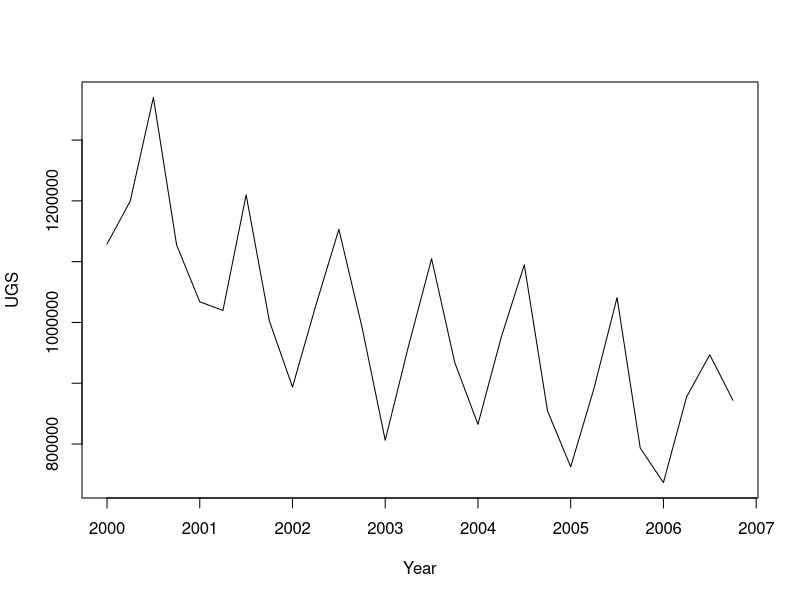
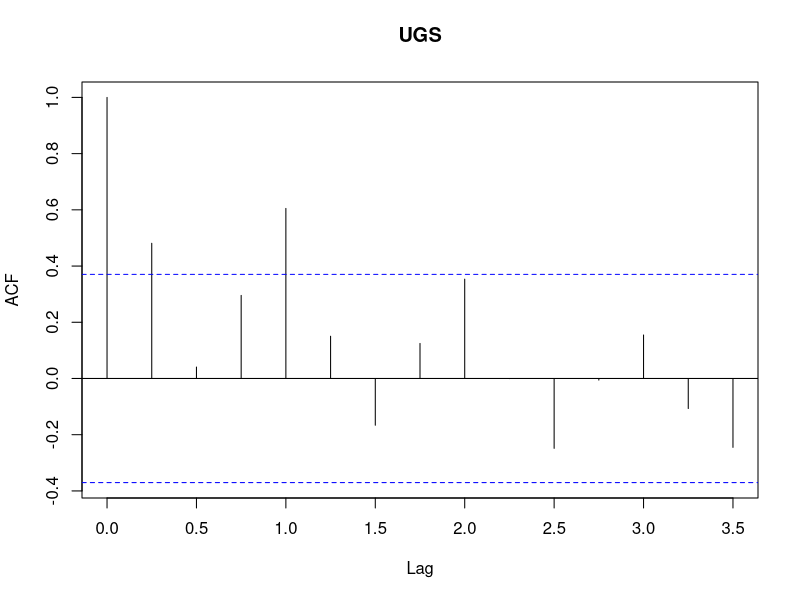
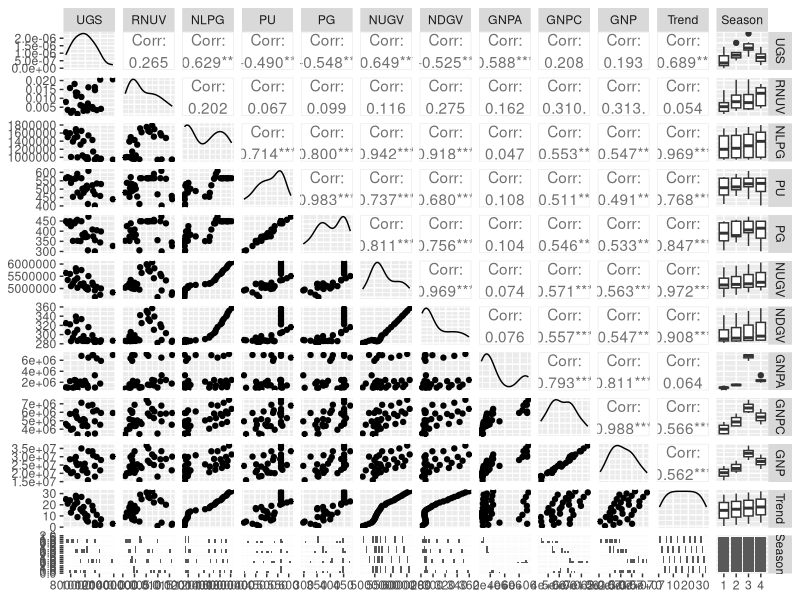
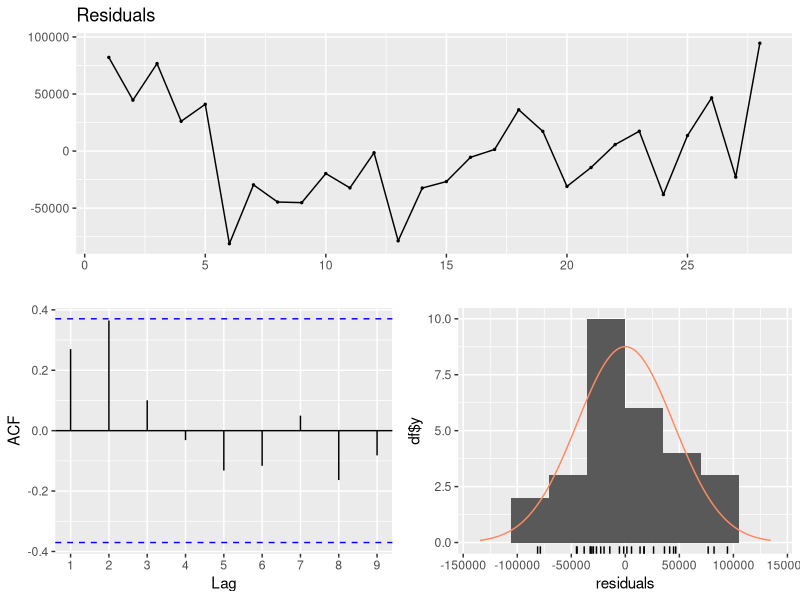
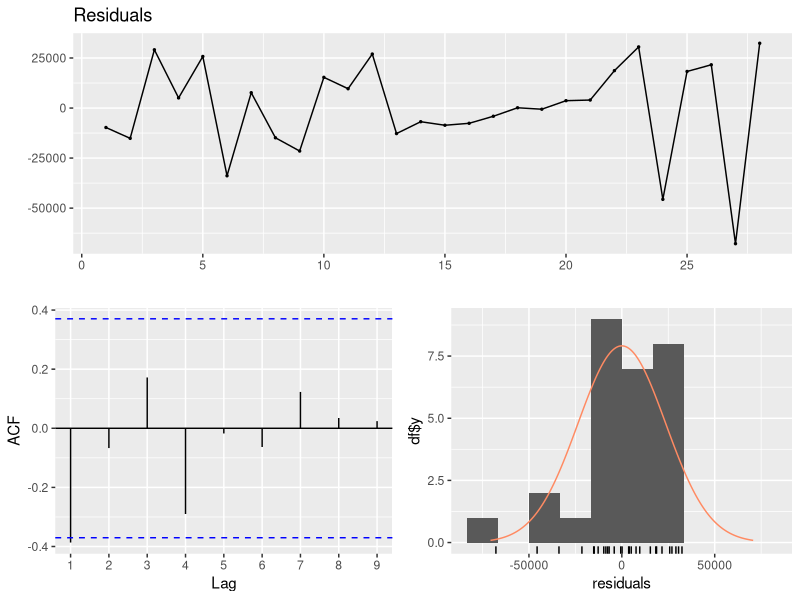
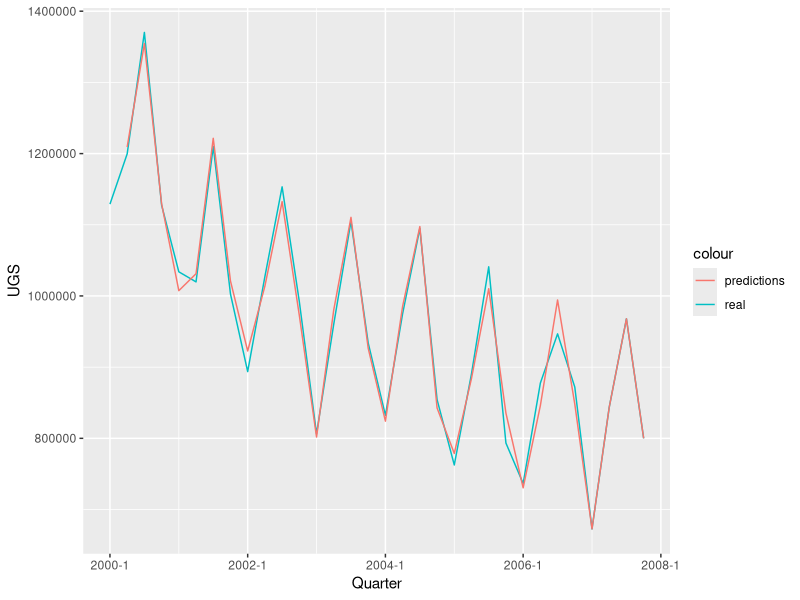
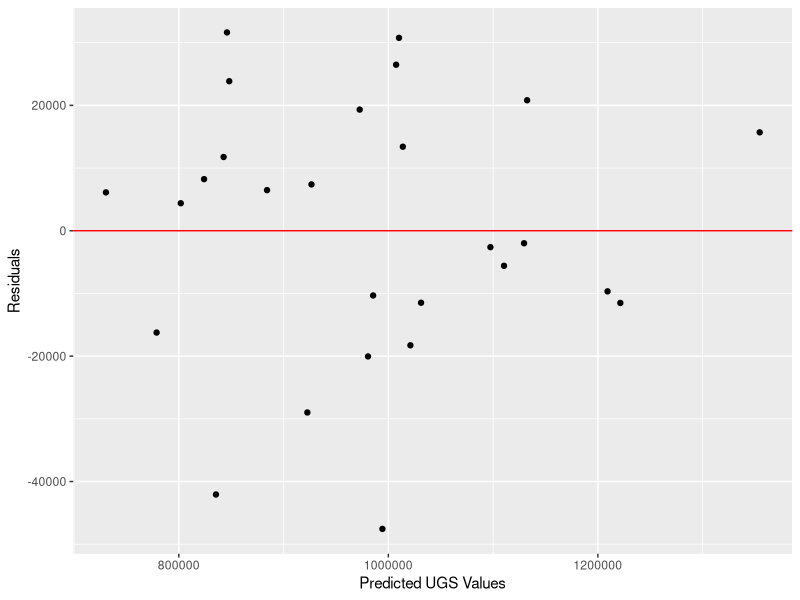
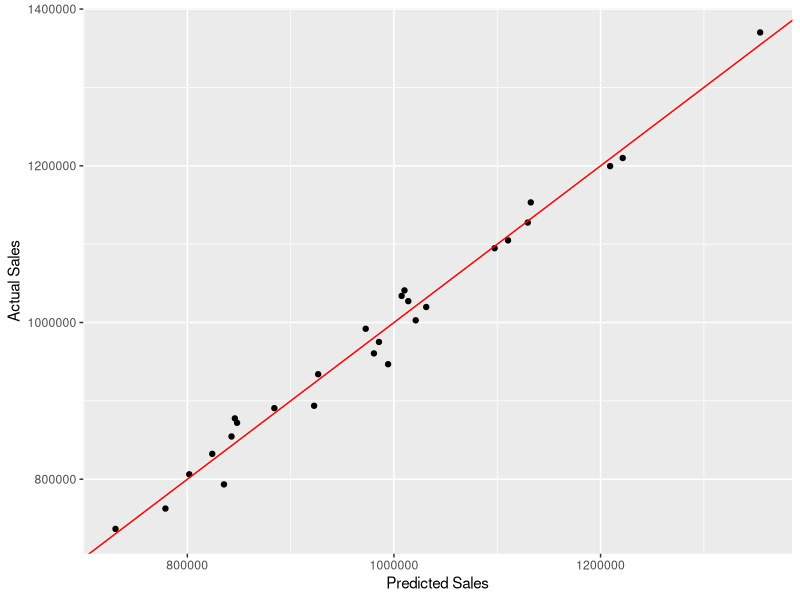

These figures' R source, in order:
## ---- chunk 1
knitr::opts_chunk$set(  message     = FALSE,
	                    warning     = FALSE,
                        fig.align   = "center")
## ---- chunk 2

# Library imports

library(ggplot2)
library(GGally)
library(forecast)
library(tidyverse)
library(data.table)
library(zoo)

# Setting the working directory

setwd(getwd())

# Importing the data set

df          <- fread("HW02_Data.csv")

colnames(df)<- c("Quarter", "UGS", "RNUV", "NLPG", "PU", "PG",
                 "NUGV", "NDGV", "GNPA", "GNPC", "GNP")

df$Quarter  <- as.yearqtr(df$Quarter,format="%Y_Q%q")

df          <- df    %>%
    
    mutate(across(where(is.character),
                  str_remove_all,
                  pattern = fixed(" ")))    %>%
    
    mutate_if(is.character,as.numeric)
    
str(df)

## ---- chunk 3

UGStsr <- ts(df[,"UGS"][1:28],
             freq = 4,
             start = c(2000,1),
             end = c(2006,4))

ts.plot(UGStsr,
        xlab = "Year",
        ylab = "UGS")

## ---- chunk 4

acf(UGStsr)

## ---- chunk 5

# Inclusion of the trend variable

df[,Trend:=1:.N]

# Encoding the seasonality variable into the data

df$Season <- as.factor(quarter(as.Date(df$Quarter)))

ggpairs(df[,-1])

## ---- chunk 6

# Building the first model with trend and seasonality

model_01 <- lm(UGS~Trend+Season,
              data=df)

summary(model_01)

## ---- chunk 7

checkresiduals(model_01)

## ---- chunk 8

# Adding NUGV

model_02 <- lm(UGS~NUGV+Trend+Season,
              data=df)

# Adding NLPG

model_03 <- lm(UGS~NLPG+NUGV+Trend+Season,
              data=df)

# Adding GNPA

model_04 <- lm(UGS~GNPA+NLPG+NUGV+Trend+Season,
              data=df)

# Adding PG

model_05 <- lm(UGS~PG+GNPA+NLPG+NUGV+Trend+Season,
              data=df)

# Adding NDGV

model_06 <- lm(UGS~NDGV+PG+GNPA+NLPG+NUGV+Trend+Season,
              data=df)

# Adding PU

model_07 <- lm(UGS~PU+NDGV+PG+GNPA+NLPG+NUGV+Trend+Season,
              data=df)

## ---- chunk 9

summary(model_07)

## ---- chunk 10

checkresiduals(model_06)

## ---- chunk 11

# Adding 1 lagged UGS field

df$UGS_1_lagged     <- lag(df$UGS, 1)

model_08            <- lm(UGS~UGS_1_lagged+NDGV+PG+GNPA+NLPG+NUGV+Trend+Season,
                          data=df)

## ---- chunk 12

df$NUGV_reciprocal  <- 1/df$NUGV

model_09            <- lm(UGS~NUGV_reciprocal+UGS_1_lagged+NDGV+PG+GNPA+NLPG+NUGV+Trend+Season,
                          data=df)

summary(model_09)

## ---- chunk 13

# Setting the ninth model as the final model

finalModel <- model_09

## ---- chunk 14

# Making predictions for 2007

for (i in 29: 32){
    
    df$Predictions  <- predict(finalModel, df)
    df$UGS[i]       <- df$Predictions[i]
    
    if (i < 32){
        df$UGS_1_lagged[i+1] <- df$Predictions[i]
    }
}

df[29:32, c("Quarter", "Predictions")]

## ---- chunk 15

ggplot(df, aes(x=Quarter))      +
    
    geom_line(aes(y=UGS,
                  color='real',
                  group = 1))   +
    
    geom_line(aes(y=Predictions,
                  color = 'predictions',
                  group = 1) ) 

## ---- chunk 16

# Residual analysis

df$Residuals <- df$UGS - df$Predictions

ggplot(df[1:28])                        +
    
    geom_point(aes(x = Predictions,
                   y = Residuals))      +
    
    geom_abline(slope = 0,
                color="red")            +
    
    labs(x = "Predicted UGS Values",
         y = "Residuals")

# Actual versus predicted UGS
 
ggplot(df[1:28])                    +
    
    geom_point(aes(x = Predictions,
                   y = UGS))        +
    
    geom_abline(slope = 1,
                color = "red")      +
    
    labs(x = "Predicted Sales",
         y = "Actual Sales")

